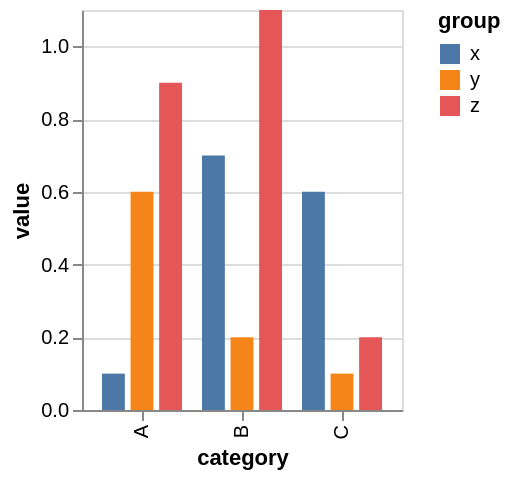

This figure's Vega-Lite source:
### Vega specification from a JSON file in a GitHub repository (floating-point values rounded to 4 significant figures)
{"$schema": "https://vega.github.io/schema/vega/v5.json", "background": "white", "padding": 5, "height": 200, "style": "cell", "data": [{"name": "source_0", "values": [{"category": "A", "group": "x", "value": 0.1}, {"category": "A", "group": "y", "value": 0.6}, {"category": "A", "group": "z", "value": 0.9}, {"category": "B", "group": "x", "value": 0.7}, {"category": "B", "group": "y", "value": 0.2}, {"category": "B", "group": "z", "value": 1.1}, {"category": "C", "group": "x", "value": 0.6}, {"category": "C", "group": "y", "value": 0.1}, {"category": "C", "group": "z", "value": 0.2}]}, {"name": "data_0", "source": "source_0", "transform": [{"type": "stack", "groupby": ["category", "group"], "field": "value", "sort": {"field": [], "order": []}, "as": ["value_start", "value_end"], "offset": "zero"}, {"type": "filter", "expr": "isValid(datum[\"value\"]) && isFinite(+datum[\"value\"])"}]}], "signals": [{"name": "x_step", "value": 50}, {"name": "width", "update": "bandspace(domain('x').length, 0.2, 0.2) * x_step"}], "marks": [{"name": "marks", "type": "rect", "style": ["bar"], "from": {"data": "data_0"}, "encode": {"update": {"fill": {"scale": "color", "field": "group"}, "ariaRoleDescription": {"value": "bar"}, "description": {"signal": "\"category: \" + (\"\" + datum[\"category\"]) + \"; value: \" + (!isValid(datum[\"value\"]) || !isFinite(+datum[\"value\"]) ? \"\" + datum[\"value\"] : format(datum[\"value\"], \"\")) + \"; group: \" + (\"\" + datum[\"group\"])"}, "x": {"scale": "x", "field": "category", "offset": {"scale": "xOffset", "field": "group"}}, "width": {"signal": "max(0.25, bandwidth('xOffset'))"}, "y": {"scale": "y", "field": "value_end"}, "y2": {"scale": "y", "field": "value_start"}}}}], "scales": [{"name": "x", "type": "band", "domain": {"data": "data_0", "field": "category", "sort": true}, "range": {"step": {"signal": "x_step"}}, "padding": 0.2}, {"name": "y", "type": "linear", "domain": {"data": "data_0", "fields": ["value_start", "value_end"]}, "range": [{"signal": "height"}, 0], "nice": true, "zero": true}, {"name": "xOffset", "type": "band", "domain": {"data": "data_0", "field": "group", "sort": true}, "range": [0, {"signal": "bandwidth('x')"}], "paddingInner": 0.2}, {"name": "color", "type": "ordinal", "domain": {"data": "data_0", "field": "group", "sort": true}, "range": "category"}], "axes": [{"scale": "y", "orient": "left", "gridScale": "x", "grid": true, "tickCount": {"signal": "ceil(height/40)"}, "domain": false, "labels": false, "aria": false, "maxExtent": 0, "minExtent": 0, "ticks": false, "zindex": 0}, {"scale": "x", "orient": "bottom", "grid": false, "title": "category", "labelAlign": "right", "labelAngle": 270, "labelBaseline": "middle", "zindex": 0}, {"scale": "y", "orient": "left", "grid": false, "title": "value", "labelOverlap": true, "tickCount": {"signal": "ceil(height/40)"}, "zindex": 0}], "legends": [{"fill": "color", "symbolType": "square", "title": "group"}]}
